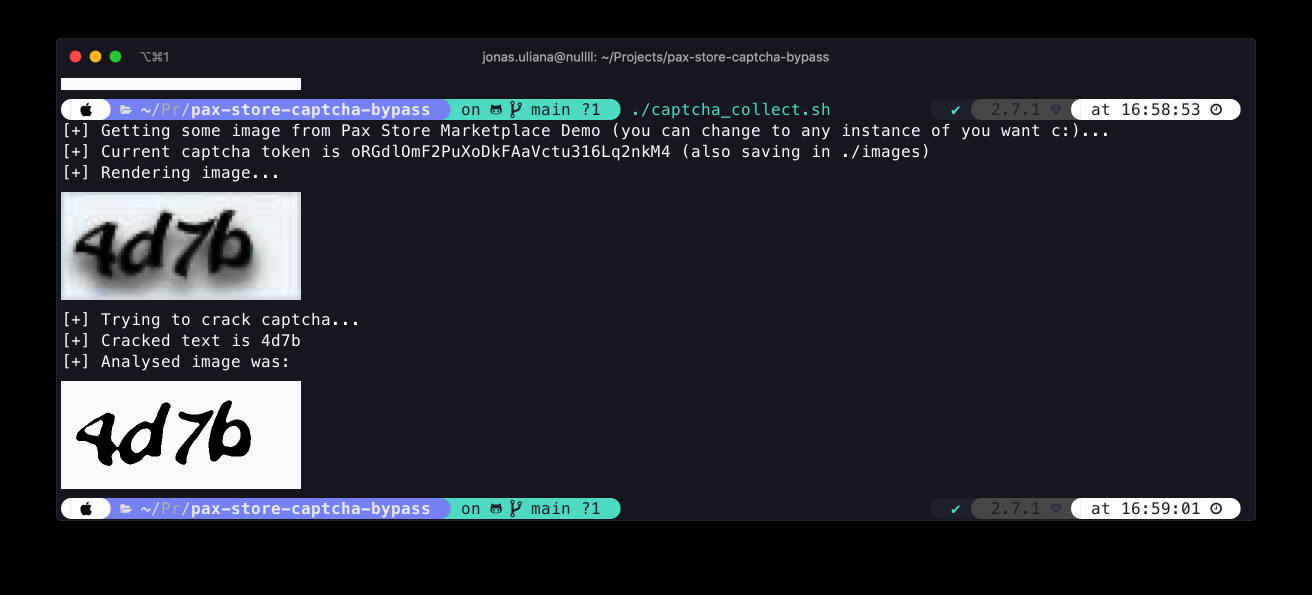
#> input picture resources/example.png, 2624 x 1190 px (shown at 1/2 size)
$ python captcha_solver.py resources/example.png
#> lines starting #> are read from the running program, lines starting #| are printed output that depends on the picture
#!/usr/bin/env python3

from tesserocr import PyTessBaseAPI, PSM, OEM
from sys import argv
import cv2

import locale
locale.setlocale(locale.LC_ALL, 'C')


def resolve(path):
#> called with path = 'resources/example.png'
    captcha_image = cv2.imread(path, cv2.IMREAD_GRAYSCALE)
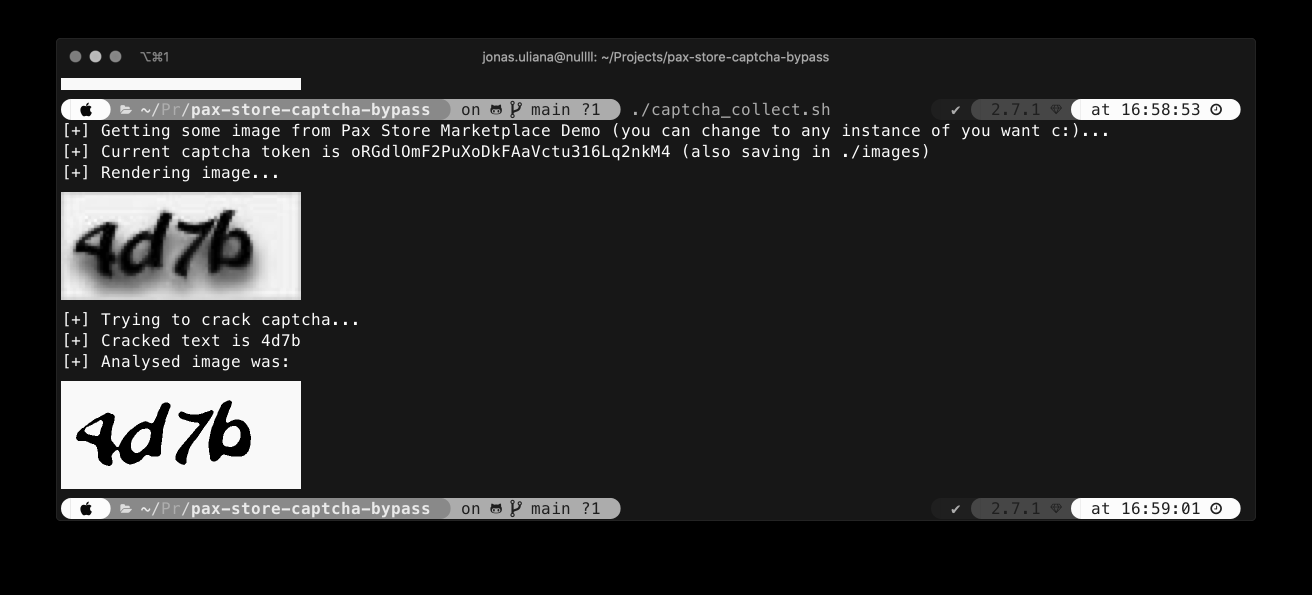
#> captcha_image: shape (1190, 2624) (shown at 1/2 size); min 0, max 254, mean 37.6
    captcha_image = cv2.resize(captcha_image, None, fx=6, fy=6, interpolation=cv2.INTER_LINEAR)
    captcha_image = cv2.medianBlur(captcha_image, 9)
    th, captcha_image = cv2.threshold(captcha_image, 65, 250, cv2.THRESH_BINARY)
    cv2.imwrite('captcha.png', captcha_image)

#> (the run stopped early here; a loop or call above may not have finished)
